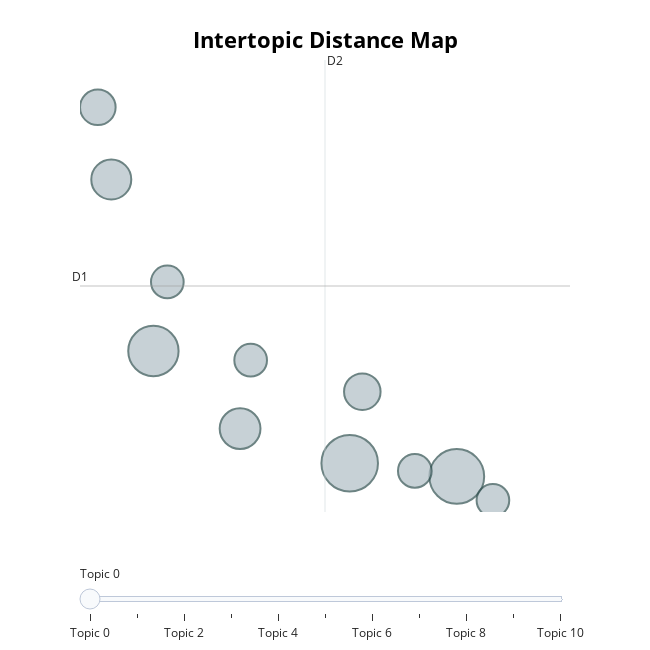

This figure's notebook cell:
### Code cell
# Visualise clusters of topics
topic_model.visualize_topics()

### Figure 1 — Plotly figure (JSON) as saved in the notebook; plotly's stock layout.template omitted (floating-point values rounded to 4 significant figures)
{"data": [{"customdata": [[0, "party | students | mr kennedy | people | education", 48], [1, "police | human rights | suspects | terror | said", 45], [2, "mr blair | mr brown | prime minister | prime | election", 38], [3, "mr howard | tory | spending | party | tax cuts", 25], [4, "aid | g8 | poverty | relief | countries", 24], [5, "workers | unions | pensions | public sector | strike", 20], [6, "straw | constitution | china | embargo | turkey", 19], [7, "lord chancellor | courts | falconer | house lords | access", 17], [8, "ban | dogs | casinos | betting | foxes", 16], [9, "ukip | kilroy silk | houston | regiments | defence", 16], [10, "budget | chancellor | election | economy | balls", 16]], "hovertemplate": "<b>Topic %{customdata[0]}</b><br>%{customdata[1]}<br>Size: %{customdata[2]}", "legendgroup": "", "marker": {"color": "#B0BEC5", "line": {"color": "DarkSlateGrey", "width": 2}, "size": [48, 45, 38, 25, 24, 20, 19, 17, 16, 16, 16], "sizemode": "area", "sizeref": 0.03, "symbol": "circle"}, "mode": "markers", "name": "", "orientation": "v", "showlegend": false, "type": "scatter", "x": [5.363, 6.912, 2.523, 3.777, 1.913, 5.545, 1.719, 6.305, 7.435, 2.724, 3.93], "xaxis": "x", "y": [-0.2811, -0.3716, 0.4893, -0.0432, 1.667, 0.2099, 2.162, -0.3334, -0.5352, 0.9633, 0.4268], "yaxis": "y"}], "layout": {"annotations": [{"showarrow": false, "text": "D1", "x": 1.461, "y": 0.9355, "yshift": 10}, {"showarrow": false, "text": "D2", "x": 5.005, "xshift": 10, "y": 2.486}], "height": 650, "hoverlabel": {"bgcolor": "white", "font": {"family": "Rockwell", "size": 16}}, "legend": {"itemsizing": "constant", "tracegroupgap": 0}, "margin": {"t": 60}, "shapes": [{"line": {"color": "#CFD8DC", "width": 2}, "type": "line", "x0": 5.005, "x1": 5.005, "y0": -0.6155, "y1": 2.486}, {"line": {"color": "#9E9E9E", "width": 2}, "type": "line", "x0": 1.461, "x1": 8.55, "y0": 0.9355, "y1": 0.9355}], "sliders": [{"active": 0, "pad": {"t": 50}, "steps": [{"args": [{"marker.color": [["red", "#B0BEC5", "#B0BEC5", "#B0BEC5", "#B0BEC5", "#B0BEC5", "#B0BEC5", "#B0BEC5", "#B0BEC5", "#B0BEC5", "#B0BEC5"]]}], "label": "Topic 0", "method": "update"}, {"args": [{"marker.color": [["#B0BEC5", "red", "#B0BEC5", "#B0BEC5", "#B0BEC5", "#B0BEC5", "#B0BEC5", "#B0BEC5", "#B0BEC5", "#B0BEC5", "#B0BEC5"]]}], "label": "Topic 1", "method": "update"}, {"args": [{"marker.color": [["#B0BEC5", "#B0BEC5", "red", "#B0BEC5", "#B0BEC5", "#B0BEC5", "#B0BEC5", "#B0BEC5", "#B0BEC5", "#B0BEC5", "#B0BEC5"]]}], "label": "Topic 2", "method": "update"}, {"args": [{"marker.color": [["#B0BEC5", "#B0BEC5", "#B0BEC5", "red", "#B0BEC5", "#B0BEC5", "#B0BEC5", "#B0BEC5", "#B0BEC5", "#B0BEC5", "#B0BEC5"]]}], "label": "Topic 3", "method": "update"}, {"args": [{"marker.color": [["#B0BEC5", "#B0BEC5", "#B0BEC5", "#B0BEC5", "red", "#B0BEC5", "#B0BEC5", "#B0BEC5", "#B0BEC5", "#B0BEC5", "#B0BEC5"]]}], "label": "Topic 4", "method": "update"}, {"args": [{"marker.color": [["#B0BEC5", "#B0BEC5", "#B0BEC5", "#B0BEC5", "#B0BEC5", "red", "#B0BEC5", "#B0BEC5", "#B0BEC5", "#B0BEC5", "#B0BEC5"]]}], "label": "Topic 5", "method": "update"}, {"args": [{"marker.color": [["#B0BEC5", "#B0BEC5", "#B0BEC5", "#B0BEC5", "#B0BEC5", "#B0BEC5", "red", "#B0BEC5", "#B0BEC5", "#B0BEC5", "#B0BEC5"]]}], "label": "Topic 6", "method": "update"}, {"args": [{"marker.color": [["#B0BEC5", "#B0BEC5", "#B0BEC5", "#B0BEC5", "#B0BEC5", "#B0BEC5", "#B0BEC5", "red", "#B0BEC5", "#B0BEC5", "#B0BEC5"]]}], "label": "Topic 7", "method": "update"}, {"args": [{"marker.color": [["#B0BEC5", "#B0BEC5", "#B0BEC5", "#B0BEC5", "#B0BEC5", "#B0BEC5", "#B0BEC5", "#B0BEC5", "red", "#B0BEC5", "#B0BEC5"]]}], "label": "Topic 8", "method": "update"}, {"args": [{"marker.color": [["#B0BEC5", "#B0BEC5", "#B0BEC5", "#B0BEC5", "#B0BEC5", "#B0BEC5", "#B0BEC5", "#B0BEC5", "#B0BEC5", "red", "#B0BEC5"]]}], "label": "Topic 9", "method": "update"}, {"args": [{"marker.color": [["#B0BEC5", "#B0BEC5", "#B0BEC5", "#B0BEC5", "#B0BEC5", "#B0BEC5", "#B0BEC5", "#B0BEC5", "#B0BEC5", "#B0BEC5", "red"]]}], "label": "Topic 10", "method": "update"}]}], "title": {"font": {"color": "Black", "size": 22}, "text": "<b>Intertopic Distance Map</b>", "x": 0.5, "xanchor": "center", "y": 0.95, "yanchor": "top"}, "width": 650, "xaxis": {"anchor": "y", "domain": [0, 1], "range": [1.461, 8.55], "title": {"text": ""}, "visible": false}, "yaxis": {"anchor": "x", "domain": [0, 1], "range": [-0.6155, 2.486], "title": {"text": ""}, "visible": false}}}
